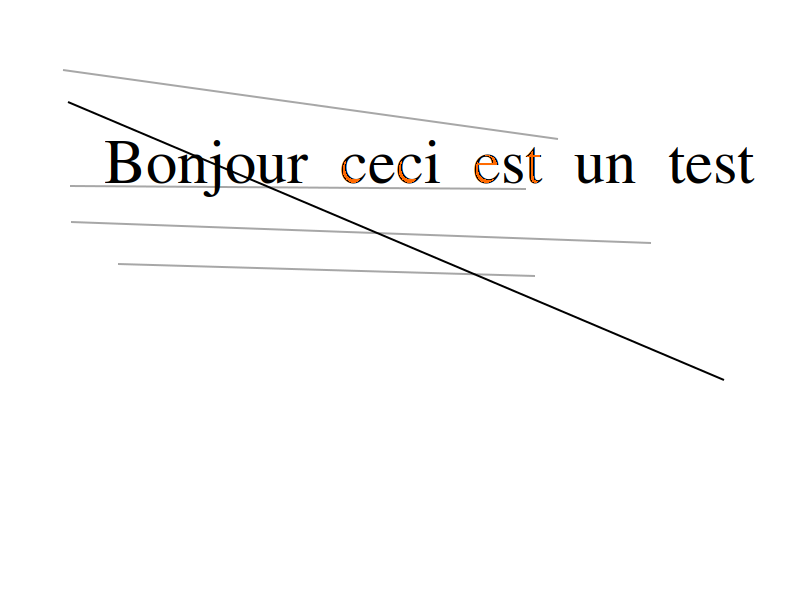
#> input picture image_4.png, 800 x 600 px
$ python TesseractAvance_2.py
#> lines starting #> are read from the running program, lines starting #| are printed output that depends on the picture; after the words box and inside, x2 and y2 are one past the last pixel; in counts of white or black regions, pixels touching at a corner belong together
### Librairie_TesseractAvance_2.py
# -*- coding: utf-8 -*-
"""
Created on Thu Mar  5 09:32:28 2020

@author: Jérémie
"""

import pytesseract as pyt

pyt.pytesseract.tesseract_cmd = r'C:\Users\Jérémie\AppData\Local\Tesseract-OCR\tesseract.exe'

try:
    from PIL import Image
except ImportError:
    import Image
import pytesseract
from pytesseract import Output
import cv2

# thresholding
def thresholding(image):
    return cv2.threshold(image, 0, 255, cv2.THRESH_BINARY + cv2.THRESH_OTSU)[1]

# dilation
def dilate(image):
    kernel = np.ones((5,5),np.uint8)
    return cv2.dilate(image, kernel, iterations = 1)

# erosion
def erode(image):
    kernel = np.ones((5,5),np.uint8)
    return cv2.erode(image, kernel, iterations = 1)

# opening - erosion followed by dilation
def opening(image):
    kernel = np.ones((5,5),np.uint8)
    return cv2.morphologyEx(image, cv2.MORPH_OPEN, kernel)

# canny edge detection
def canny(image):
    return cv2.Canny(image, 100, 200)

# skew correction
# [12 lines left out: function deskew, not called in this run]

# template matching
def match_template(image, template):
    return cv2.matchTemplate(image, template, cv2.TM_CCOEFF_NORMED)

# grayscale
def grayscale(image):
    return cv2.cvtColor(image, cv2.COLOR_BGR2GRAY)

# noise removal
def remove_noise(image):
    return cv2.medianBlur(image, 5)

### TesseractAvance_2.py
# -*- coding: utf-8 -*-
"""
Created on Thu Mar  5 09:32:28 2020

@author: Jérémie
"""

import pytesseract as pyt
from Librairie_TesseractAvance_2 import *

pyt.pytesseract.tesseract_cmd = r'C:\Users\Jérémie\AppData\Local\Tesseract-OCR\tesseract.exe'

try:
    from PIL import Image
except ImportError:
    import Image
import pytesseract
from pytesseract import Output
import cv2
from matplotlib import pyplot as plt

simage = r'image_4.png'
image_original = cv2.imread(simage)
#> image_original is the input picture: shape (600, 800, 3); mean B, G, R 250.5, 250.6, 250.7
print(pytesseract.image_to_string(image_original, lang='fra'))
#> (this line was passed over: pytesseract is not available in this run)
plt.imshow(image_original, 'gray')

retouche3 = remove_noise(image_original)
#> in remove_noise, `return cv2.medianBlur(image, 5)`:
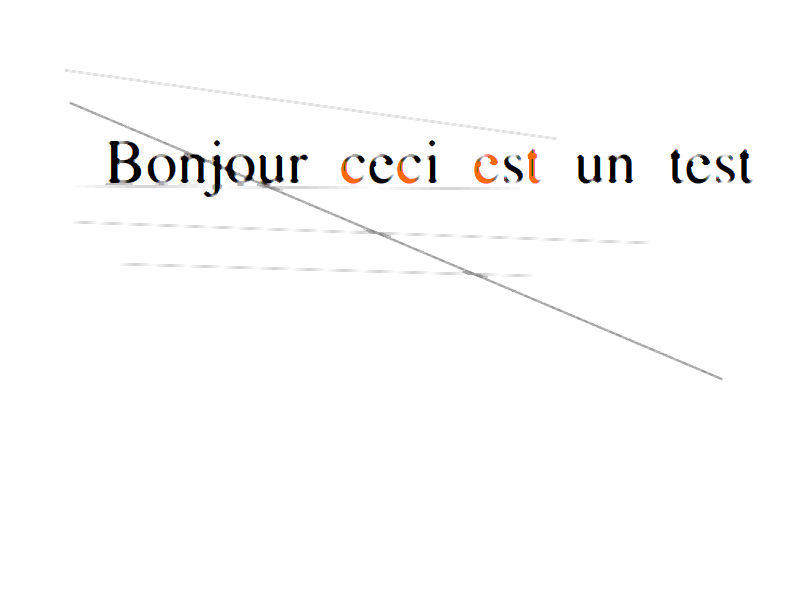
#> returned value: shape (600, 800, 3); mean of channels 0, 1, 2 251.6, 251.8, 252; drawn as B, G, R
print(pytesseract.image_to_string(retouche3, lang='fra'))
#> (this line was passed over: pytesseract is not available in this run)
plt.imshow(retouche3)

retouche4 = thresholding(grayscale(remove_noise(image_original)))
#> in thresholding, `return cv2.threshold(image, 0, 255, cv2.THRESH_BINARY + cv2.THRESH_OTS..`:
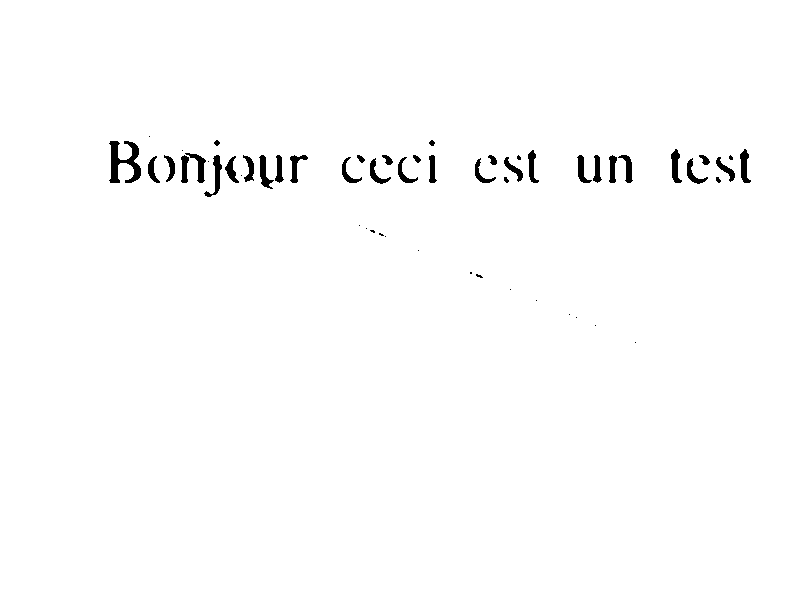
#> returned value: shape (600, 800); 98.9% white; 55 black regions (20 under 20 px), largest, box (x1, y1, x2, y2) and area: (109, 141, 141, 183) 669, (204, 155, 222, 197) 244, (259, 155, 274, 189) 219
print(pytesseract.image_to_string(retouche4, lang='fra'))
#> (this line was passed over: pytesseract is not available in this run)
plt.imshow(retouche4,'gray')
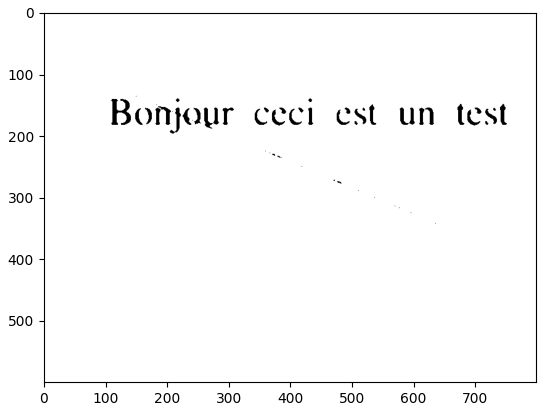
#> figure drawn by matplotlib, 1 panel; B, G, R data is drawn as R, G, B

$ run again, with image_1.png copied over image_4.png
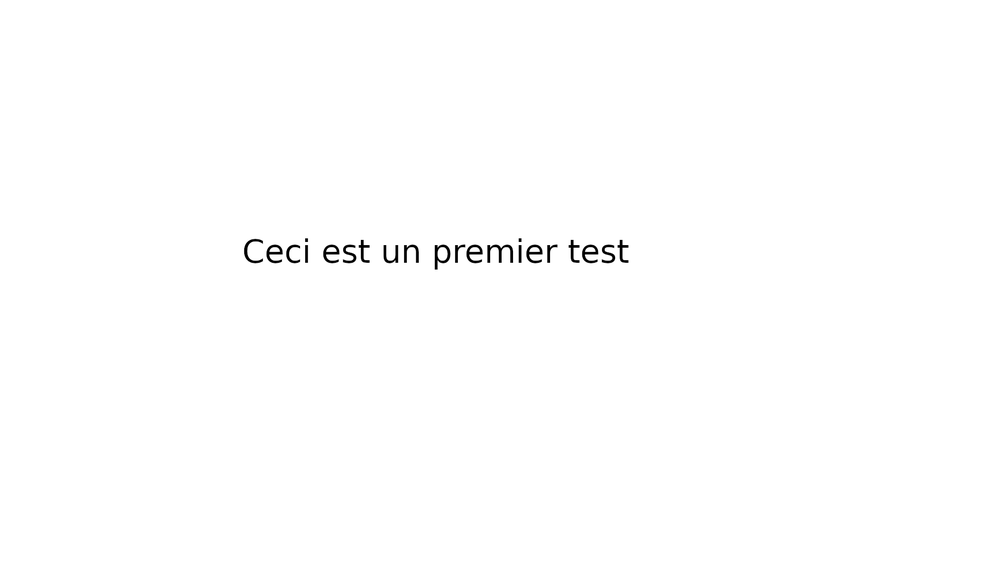
#> input picture image_1.png, 1000 x 562 px, shrunk from 1920 x 1080 before the run
#> image_original is the input picture: shape (562, 1000, 3); min 0, max 255, mean 254
#> in thresholding, `return cv2.threshold(image, 0, 255, cv2.THRESH_BINARY + cv2.THRESH_OTS..`:
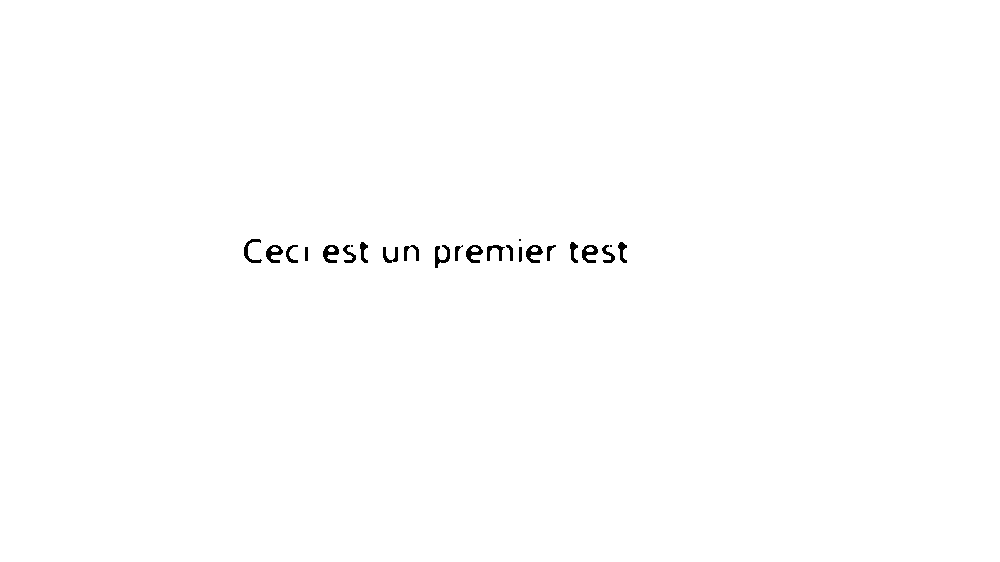
#> returned value: shape (562, 1000); 99.6% white; 24 black regions (3 under 20 px), largest, box (x1, y1, x2, y2) and area: (323, 245, 339, 263) 164, (266, 245, 283, 263) 160, (435, 245, 450, 268) 160
#> `plt.imshow(retouche4,'gray')`:
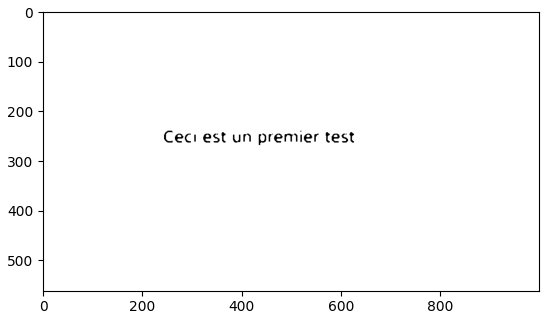
#> figure drawn by matplotlib, 1 panel
